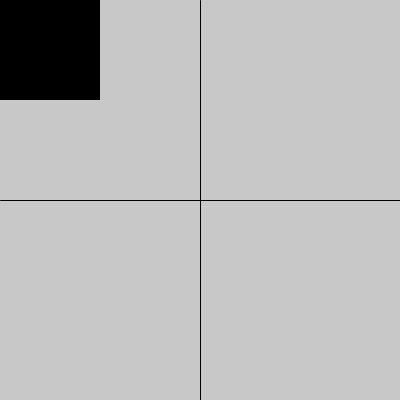
Frame 1 (no input)
Frame 60 (the mouse pressed at the canvas centre just before this capture): identical to frame 1, image omitted
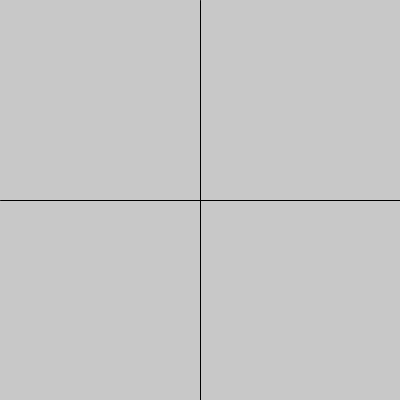
Frame 120 (the mouse held since frame 60 and released just before this capture)

The Processing sketch that drew these frames (run headless with seeded random() and noise(); from frame 60 on, the mouse is pressed at the canvas centre):

// Processing sketch: processing_78681
// ── processing_78681.pde

/*float lux = (random(300,350));
float luy = (random(100,150));
float rux = (random(270,280));
float ruy = (random(50,100));
float lox = (random(220.380));
float loy = (random(20,110));
float rox = (random(200,400));
float roy = (random(1,200));*/
int mx = (mouseX);
int my = (mouseY);
float xr = (250);
float yr = (350);
float angle = 0.0;
float xl = (350);
float yl = (350);
void setup() {
     size(400,400);

}
    void draw() {
     background(200);
     
     println ("koordineaten (x/y): " + mouseX + "/" + mouseY);
     stroke(0);
     line(200,0,200,400);
     line(0,200,400,200);




      
      noStroke();
      fill(0);
      //links oben
      if (mouseX < 100 && mouseY < 100) {
       rect(0,0,100,100);
      } 
      //rechts oben
      else if (mouseX > 100 && mouseX < 200 && mouseY < 100) {
      rect(100,0,100,100);  
      stroke (255);
      
      noFill();
      noStroke();}
     //links unten
      else if (mouseX < 100 &&  mouseY > 100  && mouseY < 200) {
       rect(0,100,100,100);
      } 
      //rechts unten
      else if (mouseX > 100 && mouseX <200 && mouseY > 100 && mouseY <200) {
       rect(100,100,100,100);}
       
      else if (mouseX > 200 && mouseX <400 && mouseY > 200 && mouseY <400) {
        ellipse (300,300,200,200);
        frameRate(30);
        fill(255);
        ellipse (250,/*(random(240,260))*/ 250,30,40);
        ellipse (350,250,30,40);
beginShape();
       //oben links 
      vertex(xr,yr);
      vertex(250,380);
      vertex(300,380);
      vertex(350,380);
      //oben rechts
      vertex(xl,yl);}
      
      xr = xr + 1;
      yr = yr - 1;
       if (xr == 300){ 
           xr = 250;}
      if (yr == 300) {
        yr = 350;}
   
     xl = xl - 1;
     yl = yl - 1;
   if (xl == 300){
     xl = 350;}
   if (yl == 300){
   yl = 350;}
      endShape (CLOSE);
              noFill();
     smooth(); 

 if (mouseX > 0 && mouseX <100 && mouseY > 200 && mouseY <300) {
   fill(255);
arc(100,300,110,110,radians(270),radians(540));}
      
  else if (mouseX > 100 && mouseX <200 && mouseY > 200 && mouseY <300){
     fill(255);

arc(100,300,110,110,0,PI+HALF_PI);
  }
  
  else if (mouseX > 0 && mouseX <100 && mouseY > 300 && mouseY <400){
     fill(255);

arc(100,300,110,110,radians(180),radians(450));
  }
    else if (mouseX > 100 && mouseX < 200 && mouseY > 300 && mouseY <400){
     fill(255);

arc(100,300,110,110,radians(90),radians(360));
  }
  
  
  if (mouseX > 200 && mouseX <400 && mouseY > 0 && mouseY <200) {
    fill (255);
    pushMatrix();
  translate(mouseX, mouseY);
  rotate(angle);
  triangle (50,50,-50,50,0,10);
  angle += 0.1;
  popMatrix();
  translate(35, 10);
   /*translate(mouseX, mouseY);
     rotate(angle);
     rect(-15, -15, 30, 30);
     angle += 0.1;}*/
      
    }
      
      
/*if (!mousePressed) {
  ellipse(width/2,height/2,100,100);
} else {
  fill(255);
  rect(width/2,height/2,100,100);
}*/
}
